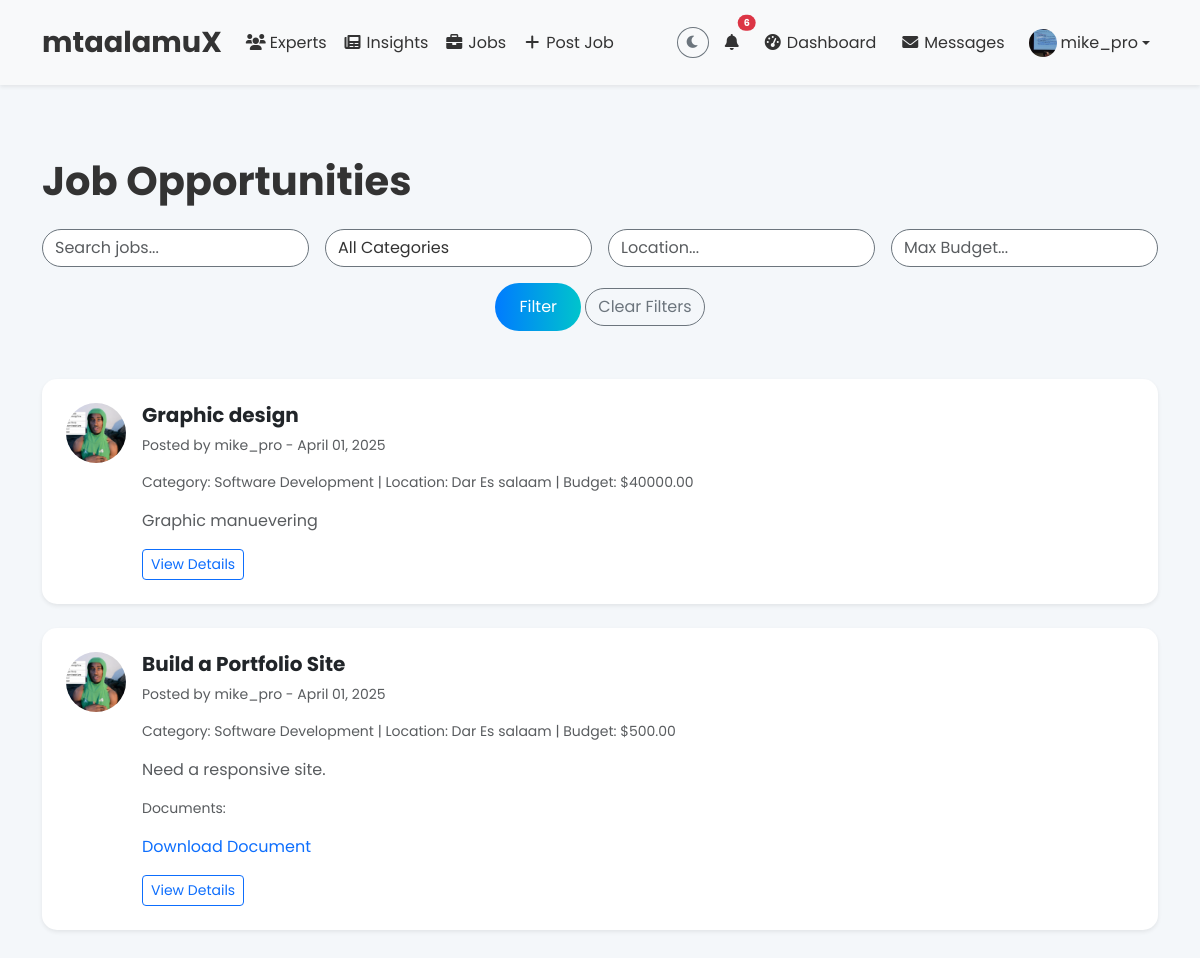
Page /jobs/ (signed in) on the committed database.
### core/models.py (models this page shows, shortened)
class UserProfile(models.Model):
    user = models.OneToOneField(User, on_delete=models.CASCADE)
    is_professional = models.BooleanField(default=False)
    bio = models.TextField(max_length=1000, blank=True)
    avatar = models.ImageField(upload_to='avatars/', default='default_avatar.jpg')
    interests = models.CharField(max_length=200, blank=True)
    last_seen = models.DateTimeField(auto_now=True)
    theme = models.CharField(max_length=10, choices=[('light', 'Light'), ('dark', 'Dark')], default='light')

class Job(models.Model):
    STATUS_CHOICES = (
        ('open', 'Open'),
        ('closed', 'Closed'),
        ('completed', 'Completed'),
    )
    professional = models.ForeignKey(Professional, on_delete=models.CASCADE, related_name='jobs')
    client = models.ForeignKey(User, on_delete=models.CASCADE, related_name='client_jobs', null=True, blank=True)
    title = models.CharField(max_length=100)
    description = models.TextField()
    budget = models.DecimalField(max_digits=10, decimal_places=2, null=True, blank=True)
    status = models.CharField(max_length=20, choices=STATUS_CHOICES, default='open')
    created_at = models.DateTimeField(auto_now_add=True)

class Professional(models.Model):
    user = models.OneToOneField(User, on_delete=models.CASCADE, related_name='professional')
    field = models.ForeignKey(Category, on_delete=models.SET_NULL, null=True, related_name='professionals')
    subfield = models.CharField(max_length=100)
    location = models.CharField(max_length=100)
    skills = models.JSONField(default=list)
    photo = models.ImageField(upload_to='professionals/', blank=True, null=True)
    hero_image = models.ImageField(upload_to='hero_images/', blank=True, null=True)
    bio = models.TextField(blank=True)
    is_verified = models.BooleanField(default=False)
    followers = models.ManyToManyField(User, related_name='following', blank=True)
    linkedin_url = models.URLField(blank=True, null=True)
    twitter_url = models.URLField(blank=True, null=True)
    github_url = models.URLField(blank=True, null=True)
    website_url = models.URLField(blank=True, null=True)
    cv = models.FileField(upload_to='verification/cvs/', blank=True, null=True)
    certificates = models.FileField(upload_to='verification/certificates/', blank=True, null=True)

class Category(models.Model):
    name = models.CharField(max_length=100, unique=True)
    image = models.ImageField(
        upload_to='category_images/', # Store images in MEDIA_ROOT/category_images/
        blank=True,
        null=True,
        help_text="Optional: Image representing this category (e.g., an icon)."
    )

class JobDocument(models.Model):
    job = models.ForeignKey(Job, on_delete=models.CASCADE, related_name='documents')
    document = models.FileField(upload_to='job_documents/')

### core/views.py (the view)
# urls.py: path('jobs/', views.JobListView.as_view(), name='job_list'),
class JobListView(ListView):
    model = Job
    template_name = 'core/job_list.html'
    context_object_name = 'jobs'
    paginate_by = 10
    def get_queryset(self):
        queryset = Job.objects.filter(status='open').select_related('professional').prefetch_related('documents')
        query = self.request.GET.get('q')
        category = self.request.GET.get('category')
        location = self.request.GET.get('location')
        budget = self.request.GET.get('budget')
        if query:
            queryset = queryset.filter(
                Q(title__icontains=query) | Q(description__icontains=query) | Q(professional__field__name__icontains=query)
            )
        if category:
            queryset = queryset.filter(professional__field__name__iexact=category)
        if location:
            queryset = queryset.filter(professional__location__icontains=location)
        if budget:
            try:
                budget_value = float(budget)
                queryset = queryset.filter(budget__lte=budget_value)
            except ValueError:
                pass
        return queryset.order_by('-created_at')
    def get_context_data(self, **kwargs):
        context = super().get_context_data(**kwargs)
        jobs = self.get_queryset()
        page = self.request.GET.get('page', 1)
        paginator = Paginator(jobs, self.paginate_by)
        try:
            jobs_paginated = paginator.page(page)
        except PageNotAnInteger:
            jobs_paginated = paginator.page(1)
        except EmptyPage:
            jobs_paginated = paginator.page(paginator.num_pages)
        context['jobs'] = jobs_paginated
        context['categories'] = Category.objects.all()
        return context

### core/context_processors.py (called while the page is built)
def unread_notifications(request):
    if request.user.is_authenticated:
        unread_count = Notification.objects.filter(user=request.user, is_read=False).count()
    else:
        unread_count = 0
    return {'unread_notifications': unread_count}

def common_context(request):
    context = {
        'unread_notifications': 0,
        'site_theme': 'light'  # Default theme
    }
    if request.user.is_authenticated:
        context['unread_notifications'] = Notification.objects.filter(
            user=request.user, is_read=False
        ).count()
        try:
            profile = request.user.userprofile
            if profile.theme in ['light', 'dark']: # Validate theme value
                 context['site_theme'] = profile.theme
        except UserProfile.DoesNotExist:
            pass # User has no profile yet, use default theme
    return context

### core/templates/core/job_list.html (shortened to what this page needs)
{% extends 'core/base.html' %}
{% load static %}
{% block content %}
    <div class="container my-5">
        <h1 class="fw-bold mb-4">Job Opportunities</h1>
        <form method="get" class="row g-3 mb-5">
            <div class="col-md-3">
                <input type="text" name="q" class="form-control rounded-pill" placeholder="Search jobs..." value="{{ request.GET.q }}">
            </div>
            <div class="col-md-3">
                <select name="category" class="form-control rounded-pill">
                    <option value="">All Categories</option>
                </select>
            </div>
            <div class="col-md-3">
                <input type="text" name="location" class="form-control rounded-pill" placeholder="Location..." value="{{ request.GET.location }}">
            </div>
            <div class="col-md-3">
                <input type="number" name="budget" class="form-control rounded-pill" placeholder="Max Budget..." value="{{ request.GET.budget }}">
            </div>
            <div class="col-12 text-center">
                <button type="submit" class="btn btn-primary rounded-pill">Filter</button>
                <a href="{% url 'core:job_list' %}" class="btn btn-outline-secondary rounded-pill">Clear Filters</a>
            </div>
        </form>
        <div class="row g-4">
            {% for job in jobs %}
                <div class="col-12">
                    <div class="card shadow-sm job-card">
                    <div class="card-body d-flex flex-column flex-md-row gap-3">
                        <div class="flex-shrink-0">
                            <img src="{% if job.professional.photo %}{{ job.professional.photo.url }}{% else %}{% static 'img/default_profile.jpg' %}{% endif %}" class="rounded-circle" alt="{{ job.professional.user.username }}'s profile photo" style="width: 60px; height: 60px; object-fit: cover;">
                        </div>
                        <div class="flex-grow-1">
                            <h5 class="card-title"><a href="{% url 'core:job_detail' job.id %}" class="text-dark text-decoration-none">{{ job.title }}</a></h5>
                            <p class="text-muted small">Posted by <a href="{% url 'core:professional_detail' job.professional.id %}" class="text-muted text-decoration-none">{{ job.professional.user.username }}</a> - {{ job.created_at|date:"F d, Y" }}</p>
                            <p class="text-muted small">Category: {{ job.professional.field.name }} | Location: {{ job.professional.location }} | Budget: ${{ job.budget|floatformat:2 }}</p>
                            <p class="text-muted">{{ job.description|truncatewords:30 }}</p>
                            {% if job.documents.all %}
                                <p class="text-muted small">Documents:</p>
                                <ul class="list-unstyled">
                                    {% for doc in job.documents.all %}
                                        <li><a href="{{ doc.document.url }}" class="text-primary text-decoration-none" target="_blank">Download Document</a></li>
                                    {% endfor %}
                                </ul>
                            {% endif %}
                            <a href="{% url 'core:job_detail' job.id %}" class="btn btn-outline-primary btn-sm">View Details</a>
                        </div>
                    </div>
                    </div>
                </div>
            {% empty %}
                <div class="col-12 text-center">
                    <p class="text-muted">No jobs available. Check back later!</p>
                </div>
            {% endfor %}
        </div>
    </div>
{% endblock %}

### core/templates/core/base.html (shortened to what this page needs)
{% load static %}
<!DOCTYPE html>
<html lang="en" class="{% if site_theme == 'dark' %}dark-mode{% endif %} h-100">
<head>
    <link href="https://cdn.jsdelivr.net/npm/bootstrap@5.3.0/dist/css/bootstrap.min.css" rel="stylesheet">
    <link href="https://cdnjs.cloudflare.com/ajax/libs/font-awesome/6.0.0-beta3/css/all.min.css" rel="stylesheet">
    <link rel="stylesheet" href="{% static 'css/styles.css' %}">
</head>
<body class="d-flex flex-column h-100">
    <nav class="navbar navbar-expand-lg {% if site_theme == 'dark' %}navbar-dark bg-dark{% else %}navbar-light bg-light{% endif %} shadow-sm sticky-top">
        <div class="container">
            <a class="navbar-brand fw-bold" href="{% url 'core:home' %}">mtaalamuX</a>
            <div class="collapse navbar-collapse" id="navbarNav">
                <ul class="navbar-nav me-auto mb-2 mb-lg-0">
                    <li class="nav-item"><a class="nav-link" href="{% url 'core:professional_list' %}"><i class="fas fa-users fa-fw me-1"></i>Experts</a></li>
                    <li class="nav-item"><a class="nav-link" href="{% url 'core:insights' %}"><i class="fas fa-newspaper fa-fw me-1"></i>Insights</a></li>
                    <li class="nav-item"><a class="nav-link" href="{% url 'core:job_list' %}"><i class="fas fa-briefcase fa-fw me-1"></i>Jobs</a></li>
                    {% if user.is_authenticated %}
                    <li class="nav-item">
                        <a class="nav-link" href="{% url 'core:post_job' %}" title="Post a Job">
                            <i class="fas fa-plus fa-fw me-1"></i>Post Job
                        </a>
                    </li>
                    {% endif %}
                </ul>
                <ul class="navbar-nav ms-auto align-items-center">
                    <li class="nav-item">
                        <button id="theme-toggle-btn" class="btn btn-sm {% if site_theme == 'dark' %}btn-outline-light{% else %}btn-outline-secondary{% endif %} rounded-circle" type="button" title="Toggle theme" aria-label="Toggle theme">
                            <i class="fas {% if site_theme == 'dark' %}fa-sun{% else %}fa-moon{% endif %}" id="theme-toggle-icon"></i>
                        </button>
                    </li>
                    <li class="nav-item ms-2">
                        <a class="nav-link position-relative" href="{% url 'core:notifications' %}" title="Notifications">
                            <i class="fas fa-bell"></i>
                            {% if user.is_authenticated and unread_notifications > 0 %}
                                <span class="position-absolute top-0 start-100 translate-middle badge rounded-pill bg-danger" style="font-size: 0.6em;">
                                    {{ unread_notifications }}
                                </span>
                            {% endif %}
                        </a>
                    </li>
                    {% if user.is_authenticated %}
                        <li class="nav-item ms-2 d-none d-lg-block"><a class="nav-link" href="{% url 'core:dashboard' %}" title="Dashboard"><i class="fas fa-tachometer-alt fa-fw me-1"></i>Dashboard</a></li>
                        <li class="nav-item ms-2 d-none d-lg-block"><a class="nav-link" href="{% url 'core:messages' %}" title="Messages"><i class="fas fa-envelope fa-fw me-1"></i>Messages</a></li>
                        <li class="nav-item dropdown ms-2">
                            <a class="nav-link dropdown-toggle d-flex align-items-center" href="#" id="profileDropdown" role="button" data-bs-toggle="dropdown" aria-expanded="false">
                                <img src="{% if user.userprofile.avatar %}{{ user.userprofile.avatar.url }}{% else %}{% static 'img/default_avatar.jpg' %}{% endif %}" class="rounded-circle me-1" alt="{{ user.username }}'s avatar" style="width: 28px; height: 28px; object-fit: cover;">
                                <span class="d-none d-lg-inline">{{ user.username }}</span>
                            </a>
                        </li>
                    {% endif %}
                </ul>
            </div>
        </div>
    </nav>
    <main class="flex-grow-1 py-4">
        {% block content %}{% endblock %}
    </main>
</body>
</html>

### static/css/styles.css (style rules this page uses)
* { margin: 0; padding: 0; box-sizing: border-box; }
:root { --primary: #007bff; --primary-dark: #0056b3; --secondary: #00c4cc; --secondary-dark: #009b9f; --background-light: #f4f7fa; --background-dark: #1a1a2e; --text-light: #333; --text-dark: #e0e0e0; --card-light: #fff; --card-dark: #2c3034; --muted-light: #6c757d; --muted-dark: #adb5bd; --navbar-dark: #343a40; --navbar-dark-gradient: #495057; }
html, body { height: 100%; margin: 0; }
body { display: flex; flex-direction: column; min-height: 100vh; font-family: 'Poppins', sans-serif; background-color: var(--background-light); color: var(--text-light); transition: background-color 0.3s, color 0.3s; }
main { flex-grow: 1; }
.navbar { padding: 1rem 0; box-shadow: 0 4px 12px rgba(0, 0, 0, 0.1); transition: background-color 0.3s; }
.navbar-light { background-color: var(--background-light); }
.navbar-light .navbar-brand, .navbar-light .navbar-nav .nav-link { color: var(--text-light); }
.navbar-brand { font-size: 1.8rem; }
.card { border: none; border-radius: 15px; background-color: var(--card-light); transition: transform 0.3s, box-shadow 0.3s; }
.card-title { font-size: 1.25rem; font-weight: 700; color: var(--text-light); }
.card-body { padding: 1.5rem; }
.btn-primary { background: linear-gradient(90deg, var(--primary), var(--secondary)); border: none; border-radius: 25px; padding: 0.75rem 1.5rem; color: #fff; transition: background 0.3s; }
.job-card { transition: transform 0.3s, box-shadow 0.3s; }
.form-control, .form-control-file { border-radius: 8px; border: 1px solid var(--muted-light); background-color: var(--card-light); color: var(--text-light); transition: border-color 0.3s, background-color 0.3s, color 0.3s; }
.sticky-top { z-index: 1000; }

### rows in the picture
Job: professional.photo (picture), title "Graphic design", professional.user.username "mike_pro", created_at "April 01, 2025", professional.field.name "Software Development", professional.location "Dar Es salaam", budget "40000.00", description "Graphic manuevering"
Job: professional.photo (picture), title "Build a Portfolio Site", professional.user.username "mike_pro", created_at "April 01, 2025", professional.field.name "Software Development", professional.location "Dar Es salaam", budget "500.00", description "Need a responsive site."

### other values in the picture
{{ unread_notifications }} "6"
{{ user.username }} "mike_pro"
